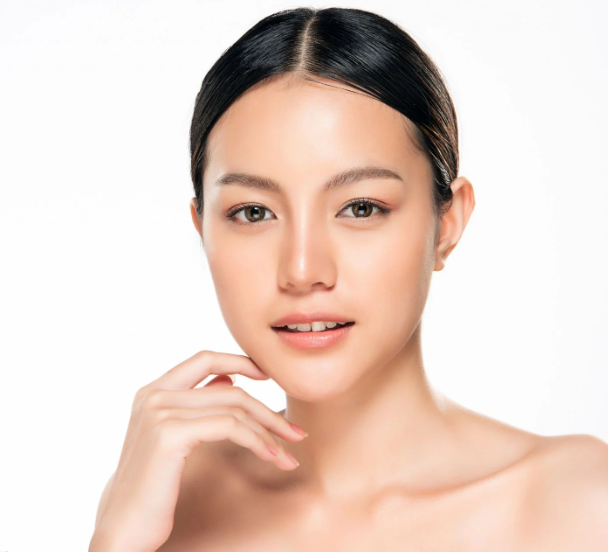
#> input picture face.png, 608 x 552 px
$ python main.py
#> lines starting #> are read from the running program, lines starting #| are printed output that depends on the picture; after the words box and inside, x2 and y2 are one past the last pixel; in counts of white or black regions, pixels touching at a corner belong together
import cv2
import numpy as np

file_name = "face.png"
path = "D:\\Users\\Mateusz\\detectedImage.png"
minRange = np.array([0, 133, 77], np.uint8)
maxRange = np.array([235, 173, 127], np.uint8)
image = cv2.imread(file_name)
#> image is the input picture: shape (552, 608, 3); mean B, G, R 199.9, 210, 230.1

YCRimage = cv2.cvtColor(image, cv2.COLOR_BGR2YCR_CB)
#> YCRimage: shape (552, 608, 3); mean of channels 0, 1, 2 214.8, 138.9, 119.6
skinArea = cv2.inRange(YCRimage, minRange, maxRange)
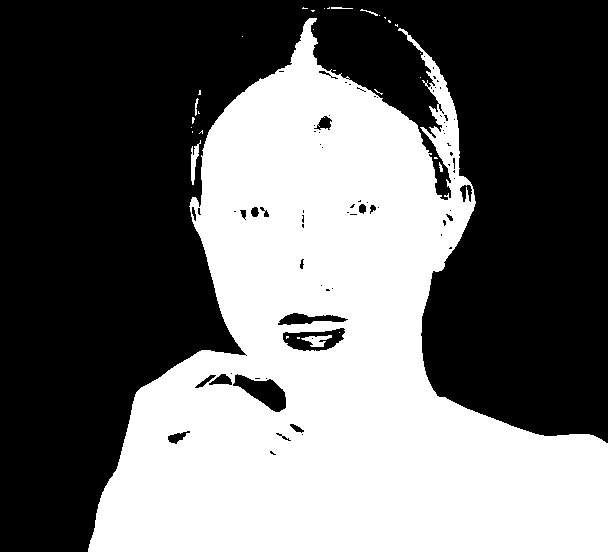
#> skinArea: shape (552, 608); 43.1% white; 31 white regions (24 under 20 px), largest, box (x1, y1, x2, y2) and area: (88, 18, 608, 552) 144026, (191, 140, 201, 185) 196, (301, 335, 332, 347) 196
detectedSkin = cv2.bitwise_and(image, image, mask=skinArea)
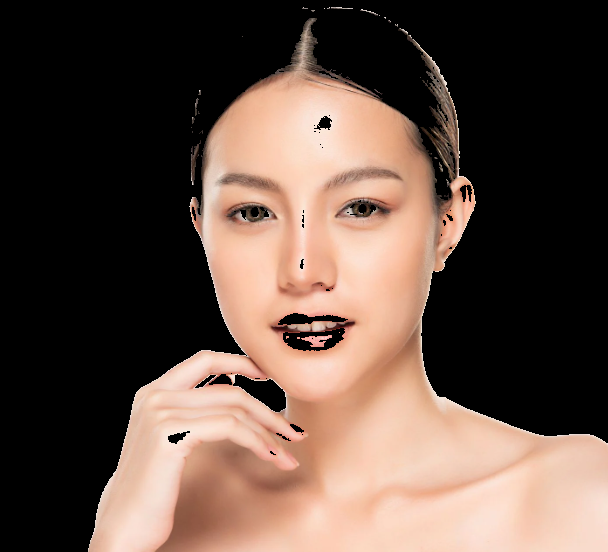
#> detectedSkin: shape (552, 608, 3); mean B, G, R 67.4, 77.5, 97.1

cv2.imwrite(path, np.hstack([detectedSkin]))
image = np.hstack([detectedSkin])
print("Matrix:")
print(image)
#> (printed output is left out)
